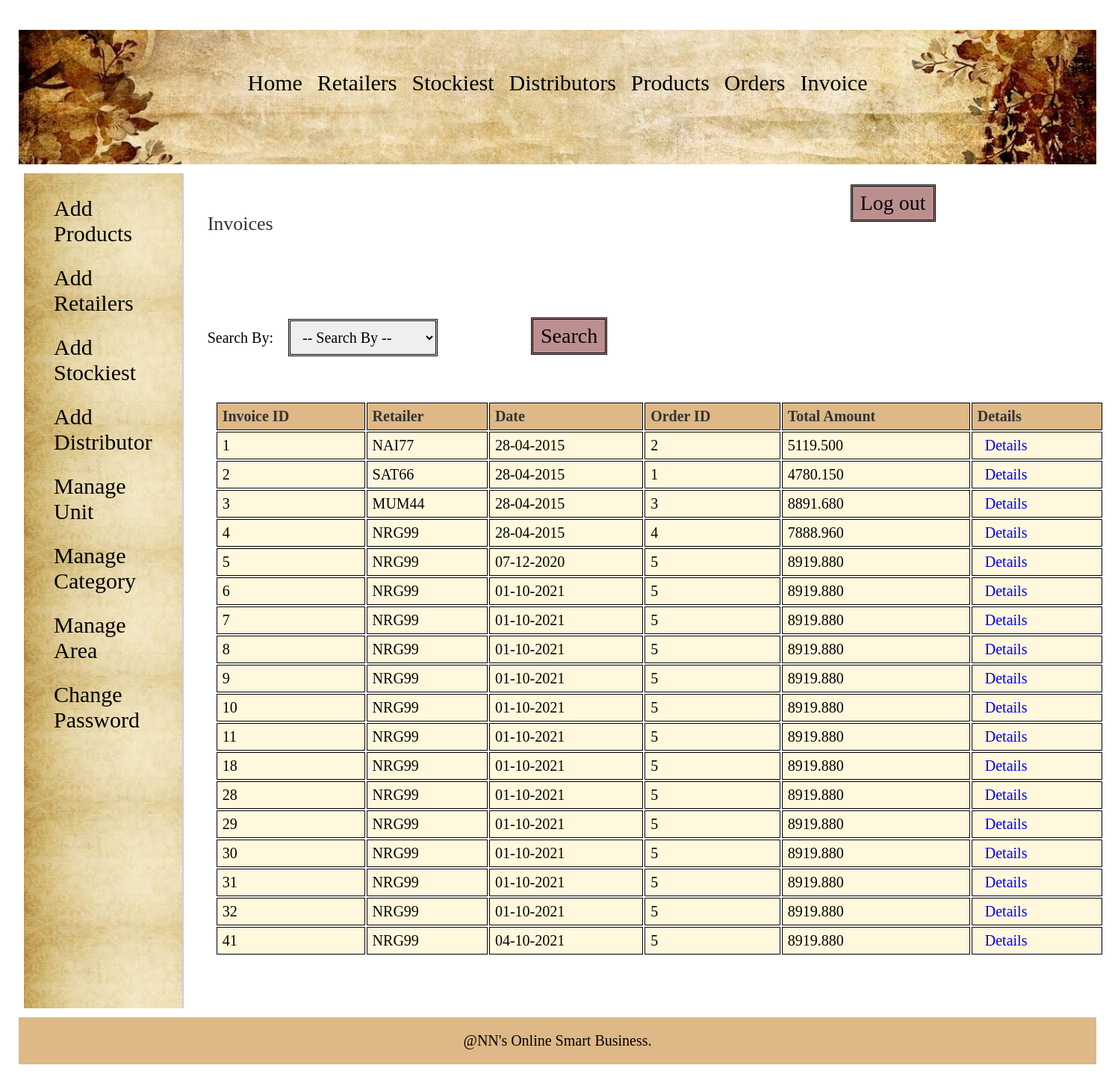
Page /admin/view_invoice.php (signed in) on the committed database.
### tables this page shows
CREATE TABLE `invoice` (
  `invoice_id` int(11) NOT NULL,
  `order_id` int(11) NOT NULL,
  `retailer_id` int(11) NOT NULL,
  `dist_id` int(11) NOT NULL,
  `date` date NOT NULL,
  `total_amount` decimal(10,3) NOT NULL,
  `comments` text DEFAULT NULL
);

CREATE TABLE `area` (
  `area_id` int(11) NOT NULL,
  `area_name` varchar(50) NOT NULL,
  `area_code` varchar(10) NOT NULL
);

### admin/view_invoice.php (the view, shortened to what this page needs)
<?php
	require("../includes/config.php");
include("translate.php");
		if(isset($_SESSION['admin_login'])) {
			$error = "";
			if($_SERVER['REQUEST_METHOD'] == "POST") {
				if(isset($_POST['cmbFilter'])) {
					if(!empty($_POST['txtInvoiceId'])) {
						$result = validate_number($_POST['txtInvoiceId']);
						if($result == 1) {
							$invoice_id = $_POST['txtInvoiceId'];
							$query_selectInvoice = "SELECT * FROM invoice,retailer,area WHERE invoice.retailer_id=retailer.retailer_id AND retailer.area_id=area.area_id AND invoice_id='$invoice_id'";
							$result_selectInvoice = mysqli_query($con,$query_selectInvoice);
							$row_selectInvoice = mysqli_fetch_array($result_selectInvoice);
							if(empty($row_selectInvoice)){
							   $error = "* No invoice was found with this ID";
							}
							else {
								mysqli_data_seek($result_selectInvoice,0);
							}
						}
						else {
							$error = "* Invalid ID";
						}
					}
					else if(!empty($_POST['txtOrderId'])) {
						$result = validate_number($_POST['txtOrderId']);
						if($result == 1) {
							$order_id = $_POST['txtOrderId'];
							$query_selectInvoice = "SELECT * FROM invoice,retailer,area WHERE invoice.retailer_id=retailer.retailer_id AND retailer.area_id=area.area_id AND order_id='$order_id'";
							$result_selectInvoice = mysqli_query($con,$query_selectInvoice);
							$row_selectInvoice = mysqli_fetch_array($result_selectInvoice);
							if(empty($row_selectInvoice)){
							   $error = "* No invoice was found with this ID";
							}
							else {
								mysqli_data_seek($result_selectInvoice,0);
							}
						}
						else {
							$error = "* Invalid ID";
						}
					}
					else if(!empty($_POST['cmbRetailer'])) {
						$retailer_id = $_POST['cmbRetailer'];
						$query_selectInvoice = "SELECT * FROM invoice,retailer,area WHERE invoice.retailer_id=retailer.retailer_id AND retailer.area_id=area.area_id AND invoice.retailer_id='$retailer_id' ORDER BY invoice_id DESC";
						$result_selectInvoice = mysqli_query($con,$query_selectInvoice);
						$row_selectInvoice = mysqli_fetch_array($result_selectInvoice);
						if(empty($row_selectInvoice)){
						   $error = "* No invoice was found of the selected Retailer";
						}
						else {
							mysqli_data_seek($result_selectInvoice,0);
						}
					}
					else if(!empty($_POST['txtDate'])) {
						$date = $_POST['txtDate'];
						$query_selectInvoice = "SELECT * FROM invoice,retailer,area WHERE invoice.retailer_id=retailer.retailer_id AND retailer.area_id=area.area_id AND invoice.date='$date'";
						$result_selectInvoice = mysqli_query($con,$query_selectInvoice);
						$row_selectInvoice = mysqli_fetch_array($result_selectInvoice);
						if(empty($row_selectInvoice)){
						   $error = "* No invoice was found with the selected Date";
						}
						else {
							mysqli_data_seek($result_selectInvoice,0);
						}
					}
					else {
						$error = "* Please enter the data to search for.";
					}
				}
				else {
					$error = "Please choose an option to search for.";
				}
			}
			else {
				$query_selectInvoice = "SELECT * FROM invoice,retailer,area WHERE invoice.retailer_id=retailer.retailer_id AND retailer.area_id=area.area_id";
				$result_selectInvoice = mysqli_query($con,$query_selectInvoice);
			}
		}
		else {
			header('Location:../index.php');
		}
?>
<!DOCTYPE html>
<html>
<head>
	<link rel="stylesheet" href="../includes/main_style.css" >
	<link rel="stylesheet" href="css/smoothness/jquery-ui.css">
</head>
<body>
	<?php
		include("../includes/nav_admin.inc.php");
		include("../includes/aside_admin.inc.php");
	?>
	<section>
		<h1>Invoices</h1>
		<form action="" method="POST" class="form">
		Search By:
		<div class="input-box">
		<select name="cmbFilter" id="cmbFilter">
		<option value="" disabled selected>-- Search By --</option>
		</select>
		</div>
		<div class="input-box"> <input type="text" name="txtInvoiceId" id="txtInvoiceId" style="display:none;" /> </div>
		<div class="input-box"> <input type="text" name="txtOrderId" id="txtOrderId" style="display:none;" /> </div>
		<div class="input-box">
		</div>
		<div class="input-box"> <input type="text" id="datepicker" name="txtDate" style="display:none;"/> </div>
		<input type="submit" class="submit_button" value="Search" /> <span class="error_message"> <?php echo $error; ?> </span>
		</form>
		<form action="" method="POST" class="form">
		<table class="table_displayData" style="margin-top:20px;">
			<tr>
				<th> Invoice ID </th>
				<th> Retailer </th>
				<th> Date </th>
				<th> Order ID </th>
				<th> Total Amount </th>
				<th> Details </th>
			</tr>
			<?php while($row_selectInvoice = mysqli_fetch_array($result_selectInvoice)) { ?>
			<tr>
				<td> <?php echo $row_selectInvoice['invoice_id']; ?> </td>
				<td> <?php echo $row_selectInvoice['area_code']; ?> </td>
				<td> <?php echo date("d-m-Y",strtotime($row_selectInvoice['date'])); ?> </td>
				<td> <?php echo $row_selectInvoice['order_id']; ?> </td>
				<td> <?php echo $row_selectInvoice['total_amount']; ?> </td>
				<td> <a href="view_invoice_items.php?id=<?php echo $row_selectInvoice['invoice_id']; ?>">Details</a> </td>
			</tr>
			<?php } ?>
		</table>
		</form>
	</section>
	<?php
		include("../includes/footer.inc.php");
	?>
</body>
</html>

### includes/main_style.css (style rules this page uses)
* { font-family: Georgia, serif; margin:5px; padding:5px; }
a { text-decoration:none; }
.input-box { display:inline-block; margin:10px 5px; }
.input-box select { padding:10px 12px; width:200px; margin:solid black; border:double; font-size:20px; }
.submit_button { font-size:28px; margin-top:90px; margin-right:20px; padding:6px 10px; background-color: #BC8F8F; border:double; color:black; }
.error_message { margin-left:5px; color:red; }
section { width:1000px; padding:10px; padding-bottom:40px; }
section h1 { margin-bottom:10px; font-weight:normal; color:#333; font-size: 26px; }
table { border-collapse: separate; width:125%; }
.table_displayData td, .table_displayData th { border:1.5px solid black; padding: 6px 7px; text-align: left; background-color: #FFF8DC; }
.table_displayData th { background-color: #DEB887; color:#333; }

### includes/nav_admin.inc.php (style rules this page uses)
body { font-family: Arial, Helvetica, sans-serif; }
* { box-sizing: border-box; }

### rows in the picture
invoice: invoice_id "1", area.area_code "NAI77", date "28-04-2015", order "2", total_amount "5119.500"
invoice: invoice_id "2", area.area_code "SAT66", date "28-04-2015", order "1", total_amount "4780.150"
invoice: invoice_id "3", area.area_code "MUM44", date "28-04-2015", order "3", total_amount "8891.680"
invoice: invoice_id "4", area.area_code "NRG99", date "28-04-2015", order "4", total_amount "7888.960"
invoice: invoice_id "5", area.area_code "NRG99", date "07-12-2020", order "5", total_amount "8919.880"
invoice: invoice_id "6", area.area_code "NRG99", date "01-10-2021", order "5", total_amount "8919.880"
invoice: invoice_id "7", area.area_code "NRG99", date "01-10-2021", order "5", total_amount "8919.880"
invoice: invoice_id "8", area.area_code "NRG99", date "01-10-2021", order "5", total_amount "8919.880"
invoice: invoice_id "9", area.area_code "NRG99", date "01-10-2021", order "5", total_amount "8919.880"
invoice: invoice_id "10", area.area_code "NRG99", date "01-10-2021", order "5", total_amount "8919.880"
invoice: invoice_id "11", area.area_code "NRG99", date "01-10-2021", order "5", total_amount "8919.880"
invoice: invoice_id "18", area.area_code "NRG99", date "01-10-2021", order "5", total_amount "8919.880"
invoice: invoice_id "28", area.area_code "NRG99", date "01-10-2021", order "5", total_amount "8919.880"
invoice: invoice_id "29", area.area_code "NRG99", date "01-10-2021", order "5", total_amount "8919.880"
invoice: invoice_id "30", area.area_code "NRG99", date "01-10-2021", order "5", total_amount "8919.880"
invoice: invoice_id "31", area.area_code "NRG99", date "01-10-2021", order "5", total_amount "8919.880"
invoice: invoice_id "32", area.area_code "NRG99", date "01-10-2021", order "5", total_amount "8919.880"
invoice: invoice_id "41", area.area_code "NRG99", date "04-10-2021", order "5", total_amount "8919.880"
